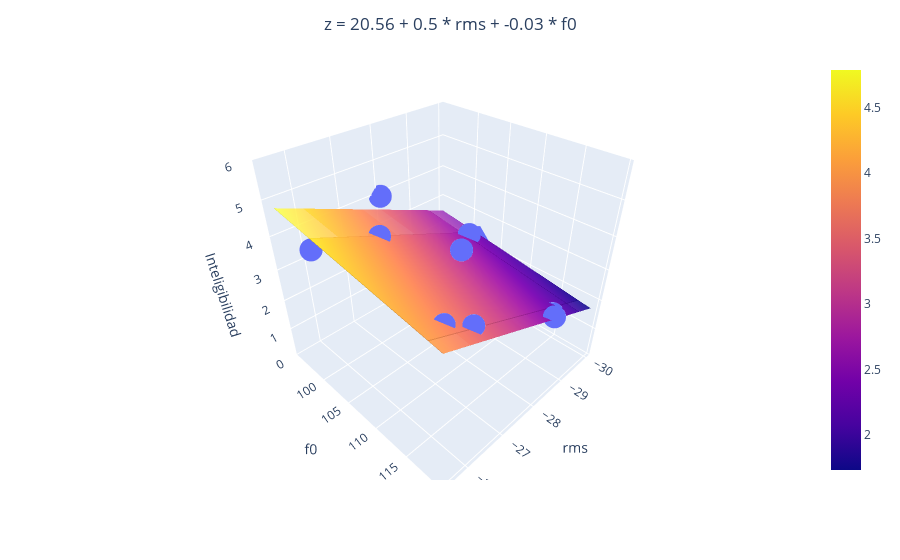

Notebook cell for this chart:
### Code cell
if len(dicc_model) == 2:
    import plotly.express as px
    import plotly.graph_objects as go

    # Seleccionamos solo las características seleccionadas en X
    X_selected = X[:, selected_features]

    # Entrenamos el modelo de regresión con las características seleccionadas
    regr_multivar = SVR(kernel='linear')
    regr_multivar.fit(X_selected, y)

    # Obtenemos las predicciones del modelo para las características seleccionadas
    y_pred = regr_multivar.predict(X_selected)

    # Crear la figura
    fig = px.scatter_3d(x=X_selected[:, 0], y=X_selected[:, 1], z=y)

    # Crear el plano de regresión
    xx, yy = np.meshgrid(X_selected[:, 0], X_selected[:, 1])
    zz = regr_multivar.intercept_ + np.dot(np.array([xx.ravel(), yy.ravel()]).T, regr_multivar.coef_.ravel()).reshape(xx.shape)
    fig.add_trace(go.Surface(x=xx, y=yy, z=zz, opacity=0.5))

    # Construir la cadena de texto para la ecuación del plano
    equation = f'z = {regr_multivar.intercept_[0].round(2)}'
    for i, (key, model) in enumerate(dicc_model.items()):
        equation += f' + {regr_multivar.coef_[0][i].round(2)} * {key.replace("_model", "")}'
    
    # Centrar el título
    fig.update_layout(title=dict(text=equation, x=0.5, xanchor='center'))

    # Etiquetas de los ejes y rango del eje z
    fig.update_layout(scene=dict(xaxis_title=list(dicc_model.keys())[0].replace("_model", ""), yaxis_title=list(dicc_model.keys())[1].replace("_model", ""), zaxis_title='Cadencia', zaxis=dict(range=[0, 6]), yaxis=dict(tickvals=[100, 105, 110, 115, 120])))

    # fig.write_html(os.path.join(PATH, TEST_FOLDER, GRAPH_FOLDER,'regresion_inteligibilidad_multivariable.html'))

    fig.show()

### Figure 1 — Plotly figure (JSON) as saved in the notebook; plotly's stock layout.template omitted (floating-point values rounded to 4 significant figures)
{"data": [{"hovertemplate": "x=%{x}<br>y=%{y}<br>z=%{z}<extra></extra>", "legendgroup": "", "marker": {"color": "#636efa", "symbol": "circle"}, "mode": "markers", "name": "", "scene": "scene", "showlegend": false, "type": "scatter3d", "x": [-27.5, -26.1, -27, -30, -29, -28.5, -25.5, -26.5, -29.5, -28], "y": [111.1, 116.4, 101.3, 101.5, 117.7, 119.6, 101.0, 117.9, 102.3, 94.71], "z": [4.175, 3.75, 3.85, 2.2, 2.05, 2.575, 4.275, 3.625, 2.65, 3.975]}, {"opacity": 0.5, "type": "surface", "x": [[-27.5, -26.1, -27, -30, -29, -28.5, -25.5, -26.5, -29.5, -28], [-27.5, -26.1, -27, -30, -29, -28.5, -25.5, -26.5, -29.5, -28], [-27.5, -26.1, -27, -30, -29, -28.5, -25.5, -26.5, -29.5, -28], [-27.5, -26.1, -27, -30, -29, -28.5, -25.5, -26.5, -29.5, -28], [-27.5, -26.1, -27, -30, -29, -28.5, -25.5, -26.5, -29.5, -28], [-27.5, -26.1, -27, -30, -29, -28.5, -25.5, -26.5, -29.5, -28], [-27.5, -26.1, -27, -30, -29, -28.5, -25.5, -26.5, -29.5, -28], [-27.5, -26.1, -27, -30, -29, -28.5, -25.5, -26.5, -29.5, -28], [-27.5, -26.1, -27, -30, -29, -28.5, -25.5, -26.5, -29.5, -28], [-27.5, -26.1, -27, -30, -29, -28.5, -25.5, -26.5, -29.5, -28]], "y": [[111.1, 111.1, 111.1, 111.1, 111.1, 111.1, 111.1, 111.1, 111.1, 111.1], [116.4, 116.4, 116.4, 116.4, 116.4, 116.4, 116.4, 116.4, 116.4, 116.4], [101.3, 101.3, 101.3, 101.3, 101.3, 101.3, 101.3, 101.3, 101.3, 101.3], [101.5, 101.5, 101.5, 101.5, 101.5, 101.5, 101.5, 101.5, 101.5, 101.5], [117.7, 117.7, 117.7, 117.7, 117.7, 117.7, 117.7, 117.7, 117.7, 117.7], [119.6, 119.6, 119.6, 119.6, 119.6, 119.6, 119.6, 119.6, 119.6, 119.6], [101.0, 101.0, 101.0, 101.0, 101.0, 101.0, 101.0, 101.0, 101.0, 101.0], [117.9, 117.9, 117.9, 117.9, 117.9, 117.9, 117.9, 117.9, 117.9, 117.9], [102.3, 102.3, 102.3, 102.3, 102.3, 102.3, 102.3, 102.3, 102.3, 102.3], [94.71, 94.71, 94.71, 94.71, 94.71, 94.71, 94.71, 94.71, 94.71, 94.71]], "z": [[3.252, 3.947, 3.5, 2.011, 2.508, 2.756, 4.245, 3.749, 2.259, 3.004], [3.079, 3.774, 3.328, 1.838, 2.335, 2.583, 4.072, 3.576, 2.087, 2.831], [3.575, 4.27, 3.823, 2.334, 2.831, 3.079, 4.568, 4.072, 2.582, 3.327], [3.568, 4.263, 3.816, 2.327, 2.823, 3.071, 4.561, 4.064, 2.575, 3.32], [3.034, 3.729, 3.282, 1.793, 2.289, 2.537, 4.026, 3.53, 2.041, 2.786], [2.973, 3.668, 3.221, 1.732, 2.229, 2.477, 3.966, 3.47, 1.98, 2.725], [3.586, 4.281, 3.834, 2.345, 2.841, 3.089, 4.578, 4.082, 2.593, 3.337], [3.029, 3.723, 3.277, 1.788, 2.284, 2.532, 4.021, 3.525, 2.036, 2.78], [3.544, 4.239, 3.792, 2.303, 2.799, 3.047, 4.536, 4.04, 2.551, 3.295], [3.793, 4.488, 4.041, 2.552, 3.048, 3.296, 4.786, 4.289, 2.8, 3.545]]}], "layout": {"legend": {"tracegroupgap": 0}, "margin": {"t": 60}, "scene": {"domain": {"x": [0, 1], "y": [0, 1]}, "xaxis": {"title": {"text": "rms"}}, "yaxis": {"tickvals": [100, 105, 110, 115, 120], "title": {"text": "f0"}}, "zaxis": {"range": [0, 6], "title": {"text": "Inteligibilidad"}}}, "title": {"text": "z = 20.56 + 0.5 * rms + -0.03 * f0", "x": 0.5, "xanchor": "center"}}}
